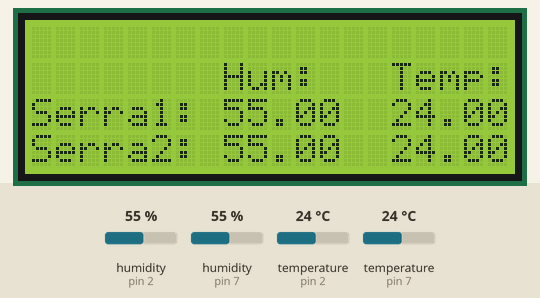
Bench run of a sketch on a simulated Arduino Uno, built with avr-gcc and run on an emulated ATmega328P. Shown: 20×4 character LCD. The inputs (shaded band) are chosen by the test bench; at power-on: humidity (sensors on pin 2, pin 7) 55 %, temperature (sensors on pin 2, pin 7) 24 °C. What the sketch prints to the serial monitor is not drawn.

Above: at 2.7 s.
2.8 s: humidity (sensor on pin 2) set to 22 %
At 5.2 s:
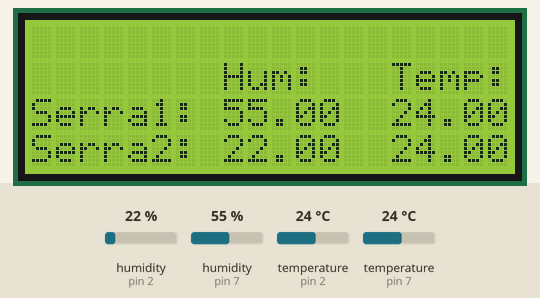
5.8 s: humidity (sensor on pin 7) set to 22 %
At 7.5 s:
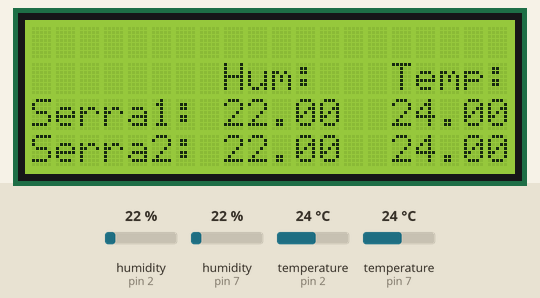
8.8 s: temperature (sensor on pin 2) set to 12 °C
At 11.0 s:
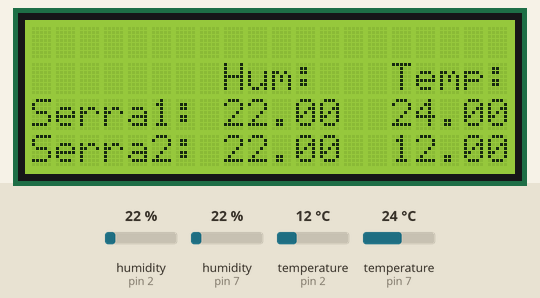
11.8 s: temperature (sensor on pin 7) set to 12 °C
At 13.3 s:
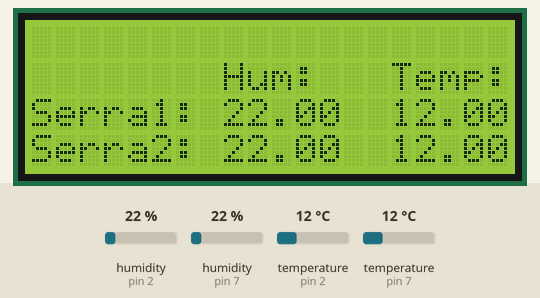
14.8 s: humidity (sensor on pin 2) set to 40 %
At 17.7 s:
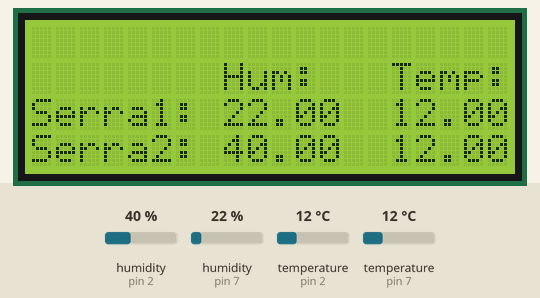
18.0 s: humidity (sensor on pin 7) set to 40 %
At 19.1 s:
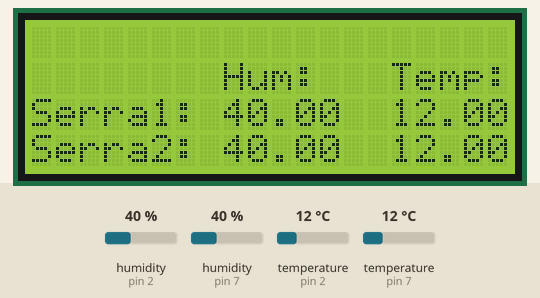
Timing chart, 0 to 21.0 s (numbered marks = the images above; inputs shaded):
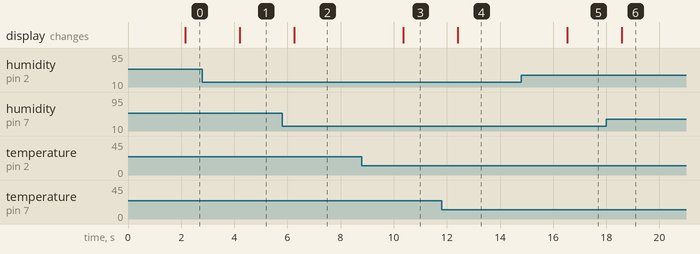

The sketch:

visualizzatore_dati.ino
```cpp
#include <DHT.h>;
#include <Wire.h>
#include <LiquidCrystal_I2C.h> //scarico questa livreria da questo link:
//https://bitbucket.org/fmalpartida/new-liquidcrystal/downloads/

LiquidCrystal_I2C lcd(0x27, 2, 1, 0, 4, 5, 6, 7, 3, POSITIVE);
//identifco lo schermo nella variabile lcd in modo tale da poterci scriverci sopra
//setto le impostazioni dello schermo per poterci scrivere sopra
//per trovare HEX_ADRESS uso lo skech i2cScanner

//Constants
#define DHTPIN 7// definisco i pin in cui si andra ha leggere le informazioni
#define DHTPIN2 2


#define DHTTYPE DHT22   // definisco il tipo di modello del sensore

DHT dht(DHTPIN, DHTTYPE); //// Initialize DHT sensor for normal 16mhz Arduino
DHT dht2(DHTPIN2, DHTTYPE);

//Variables
int chk;
float hum;  //Stores humidity value
float temp; //Stores temperature value
float hum2;  //Stores humidity value
float temp2; //Stores temperature value

void setup()
{
  Serial.begin(9600);

  dht.begin();//controllo e inizio ha predere i dati dal sensore
  dht2.begin();

  lcd.begin(20,4); //identifico quante colonne e righe possiede lo schermo
  lcd.backlight();

  lcd.setCursor(0,2);//identifico dove mettere il cursore per iniziare ha scrivere
  //in questo caso prima colonna e 3 riga
  lcd.print("Serra1: ");//stampo il messaggio da scrivere
  lcd.setCursor(0,3);//resetta il cursore nella prima colonna e 4 riga per poter scrivere in questo punto
  lcd.print("Serra2: ");
  lcd.setCursor(8,1);
  lcd.print("Hum:");
  lcd.setCursor(15,1);
  lcd.print("Temp:");
}

void loop()
{
    delay(2000);

    //Read data and store it to variables hum,hum2 and temp,temp2
    hum = dht.readHumidity();
    temp= dht.readTemperature();
    hum2 = dht2.readHumidity();
    temp2= dht2.readTemperature();

    //Print temp and humidity values to serial monitor
    Serial.print("1.Humidity: ");
    Serial.print(hum);
    Serial.print(" %, Temp: ");
    Serial.print(temp);
    Serial.println(" Celsius");
    Serial.print("2.Humidity: ");
    Serial.print(hum2);
    Serial.print(" %, Temp: ");
    Serial.print(temp2);
    Serial.println(" Celsius");

    //inizio ha stampare i valori dei sensori sullo schemo nelle giuste posizioni
    lcd.setCursor(8,2);
    lcd.print(hum);

    lcd.setCursor(8,3);
    lcd.print(hum2);

    lcd.print("  ");
    lcd.print(temp2);

    lcd.setCursor(15,2);
    lcd.print(temp);

}
```

Measured:
- after the input at 2.8 s, the display: changes after 1.4 s (image 1)
- after the input at 5.8 s, the display: changes after 0.45 s (image 2)
- after the input at 8.8 s, the display: changes after 1.6 s (image 3)
- after the input at 11.8 s, the display: changes after 0.62 s (image 4)
- after the input at 14.8 s, the display: changes after 1.7 s (image 5)
- after the input at 18.0 s, the display: changes after 0.58 s (image 6)
